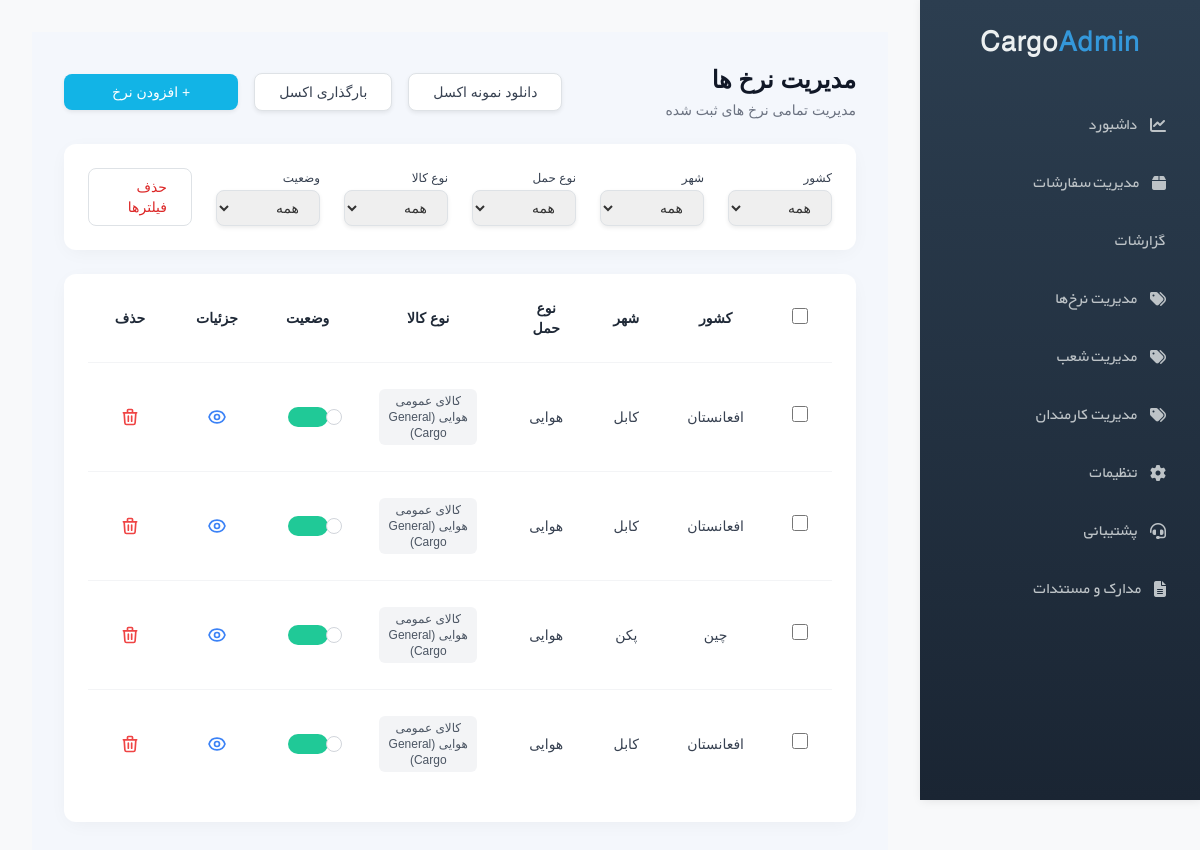
Screenshot of /panel/rates/ (signed in) with the database file from the repository.
### rates/models.py (models this page shows, shortened)
class Rate(models.Model):
    forwarder = models.ForeignKey(
        'forwarders.ForwarderCompany',
        on_delete=models.CASCADE,
        null=True,
        blank=True,
        related_name='rates',
        verbose_name="شرکت فورواردر"
    )
    shipping_procedure = models.CharField(
        max_length=20,
        choices=ShippingProcedure.choices,
        default=ShippingProcedure.COMMERCIAL,
        verbose_name="رویه ارسال"
    )
    branch = models.ForeignKey(
        'forwarders.ForwarderBranch',
        on_delete=models.CASCADE,
        null=True,
        blank=True,
        related_name='rates',
        verbose_name="شعبه فورواردر"
    )
    transport_mode = models.CharField(
        max_length=20,
        choices=TransportMode.choices,
        verbose_name="روش حمل"
    )
    origin_country = models.ForeignKey(
        'locations.Country',
        on_delete=models.PROTECT,
        related_name='origin_rates',
        verbose_name="کشور مبدا",
        null=True,
        blank=True,
    )
    origin_province = models.ForeignKey(
        'locations.Province',
        on_delete=models.PROTECT,
        related_name='origin_rates',
        verbose_name="استان مبدا"
    )
    origin_city = models.ForeignKey(
        'locations.City',
        on_delete=models.PROTECT,
        related_name='origin_rates',
        verbose_name="شهر مبدا"
    )
    cargo_types = models.ManyToManyField(
        CargoType,
        verbose_name="نوع کالا (دسته‌های تحت پوشش)",
        related_name="rates",
        blank=True
    )
    destination_country = models.ForeignKey(
        'locations.Country',
        on_delete=models.PROTECT,
        related_name='destination_rates',
        verbose_name="کشور مقصد"
    )
    destination_city = models.ForeignKey(
        'locations.DestinationCity',
        on_delete=models.PROTECT,
        related_name='destination_rates',
        verbose_name="شهر مقصد"
    )
    destination_port = models.ForeignKey(
        'locations.Port',
        on_delete=models.PROTECT,
        related_name='destination_rates',
        verbose_name="پورت/فرودگاه مقصد"
    )
    is_active = models.BooleanField(
        default=True,
        verbose_name="وضعیت فعال بودن"
    )
    valid_until = models.DateField(
        verbose_name="تاریخ اعتبار"
    )
    packaging_charge_type = models.CharField(
        max_length=20,
        choices=ExtraChargeType.choices,
        default=ExtraChargeType.NOT_AVAILABLE,
        verbose_name="نوع هزینه بسته‌بندی"
    )
    packaging_price = models.DecimalField(
        max_digits=12,
        decimal_places=2,
        default=0,
        verbose_name="مبلغ بسته‌بندی"
    )
    doorstep_packaging_charge_type = models.CharField(
        max_length=20,
        choices=ExtraChargeType.choices,
        default=ExtraChargeType.NOT_AVAILABLE,
        verbose_name="نوع هزینه تحویل و بسته‌بندی درب محل"
    )
    doorstep_packaging_price = models.DecimalField(
        max_digits=12,
        decimal_places=2,
        default=0,
        verbose_name="مبلغ تحویل و بسته‌بندی درب محل"
    )
    add_vat = models.BooleanField(
        default=False,
        verbose_name="افزودن ۱۰٪ ارزش افزوده به نرخ‌ها"
    )
    created_at = models.DateTimeField(auto_now_add=True, verbose_name="تاریخ ایجاد")
    updated_at = models.DateTimeField(auto_now=True, verbose_name="تاریخ بروزرسانی")
    class Meta:
        verbose_name = "نرخ پایه"
        verbose_name_plural = "نرخ‌های پایه"

class CargoType(models.Model):
    name = models.CharField(max_length=100, verbose_name="عنوان دسته اصلی کالا")
    transport_mode = models.CharField(
        max_length=20,
        choices=TransportMode.choices,
        verbose_name="وابسته به روش حمل"
    )
    class Meta:
        verbose_name = "نوع کالا (دسته اصلی)"
        verbose_name_plural = "انواع کالا (دسته‌های اصلی)"

### locations/models.py (models this page shows, shortened)
class Country(TimeStampedModel):
    name = models.CharField(max_length=100, unique=True)
    code = models.CharField(max_length=3, unique=True)  # ISO 3166-1 alpha-3
    is_active = models.BooleanField(default=True)
    class Meta:
        verbose_name = "کشور"
        verbose_name_plural = "کشورها"

class DestinationCity(TimeStampedModel):
    country = models.ForeignKey(Country, on_delete=models.PROTECT, related_name="cities")
    name = models.CharField(max_length=100)
    is_active = models.BooleanField(default=True)
    class Meta:
        unique_together = ("country", "name")
        verbose_name = "شهر مقصد"
        verbose_name_plural = "شهرهای مقصد"

### panel/views.py (the view)
# urls.py: path('rates/', views.rate_list_view, name='rate_list'),
@login_required
@forwarder_required
def rate_list_view(request):
    forwarder_company = getattr(request.user, 'forwarder_company', None)
    if forwarder_company:
        rates = Rate.objects.filter(forwarder=forwarder_company).select_related(
            'destination_country', 'destination_city', 'destination_port'
        ).prefetch_related('cargo_types').order_by('-created_at')
        country_id = request.GET.get('country')
        city_id = request.GET.get('city')
        mode = request.GET.get('mode')
        cargo_id = request.GET.get('cargo')
        status = request.GET.get('status')
        if country_id:
            rates = rates.filter(destination_country_id=country_id)
        if city_id:
            rates = rates.filter(destination_city_id=city_id)
        if mode:
            rates = rates.filter(transport_mode=mode)
        if cargo_id:
            rates = rates.filter(cargo_types__id=cargo_id)
        if status in ['active', 'inactive']:
            rates = rates.filter(is_active=(status == 'active'))
        filter_countries = Rate.objects.filter(forwarder=forwarder_company, destination_country__isnull=False).values('destination_country__id', 'destination_country__name').distinct()
        filter_cities = Rate.objects.filter(forwarder=forwarder_company, destination_city__isnull=False).values('destination_city__id', 'destination_city__name').distinct()
        filter_cargos = CargoType.objects.filter(rates__forwarder=forwarder_company).distinct()
        transport_modes = []
        mode_choices = dict(Rate._meta.get_field('transport_mode').choices)
        used_modes = Rate.objects.filter(forwarder=forwarder_company).values_list('transport_mode', flat=True).distinct()
        for m in used_modes:
            if m in mode_choices:
                transport_modes.append({'id': m, 'name': mode_choices[m]})
    else:
        rates = []
        filter_countries = filter_cities = filter_cargos = transport_modes = []
    context = {
        'rates': rates,
        'filter_countries': filter_countries,
        'filter_cities': filter_cities,
        'filter_cargos': filter_cargos,
        'transport_modes': transport_modes,
    }
    return render(request, 'forwarder_panel/rate_list.html', context)

### templates/forwarder_panel/rate_list.html (shortened to what this page needs)
{% extends 'forwarder_panel/base.html' %}
{% load static %}
{% block content %}
<script src="https://cdn.tailwindcss.com"></script>
<div class="p-8 bg-[#f4f7fc] min-h-screen rtl font-vazir" dir="rtl">
    <div class="flex justify-between items-center mb-6">
        <div class="text-right">
            <h1 class="text-2xl font-bold text-[#111827] mb-1">مدیریت نرخ ها</h1>
            <p class="text-sm text-gray-500">مدیریت تمامی نرخ های ثبت شده</p>
        </div>
        <div class="flex items-center gap-3">
            <a href="{% url 'forwarder_panel:rate_download_template' %}" class="px-4 py-2 bg-white border border-gray-200 text-gray-700 rounded-lg shadow-sm hover:bg-gray-50 text-sm transition-colors">
                دانلود نمونه اکسل
            </a>
            <form action="{% url 'forwarder_panel:rate_bulk_upload' %}" method="POST" enctype="multipart/form-data" id="excel-upload-form" class="m-0">
                <label class="cursor-pointer px-4 py-2 bg-white border border-gray-200 text-gray-700 rounded-lg shadow-sm hover:bg-gray-50 text-sm transition-colors flex items-center justify-center m-0">
                    <span>بارگذاری اکسل</span>
                </label>
            </form>
            <a href="{% url 'forwarder_panel:rate_create' %}" class="px-5 py-2 bg-[#12b4e6] text-white rounded-lg shadow-sm hover:bg-[#0da0cc] text-sm font-medium flex items-center gap-2 transition-colors">
                + افزودن نرخ
            </a>
        </div>
    </div>
    <div class="bg-white rounded-xl shadow-[0_4px_20px_-4px_rgba(0,0,0,0.05)] p-4 mb-6">
        <form id="filter-form" method="GET" class="grid grid-cols-1 md:grid-cols-6 gap-4 items-end">
            <div>
                <label class="block text-xs font-medium text-gray-700 mb-1">کشور</label>
                <select name="country" class="w-full text-sm border-gray-300 rounded-lg shadow-sm focus:border-blue-500 focus:ring-blue-500 py-2 px-3 border filter-select">
                    <option value="">همه</option>
                </select>
            </div>
            <div>
                <label class="block text-xs font-medium text-gray-700 mb-1">شهر</label>
                <select name="city" class="w-full text-sm border-gray-300 rounded-lg shadow-sm focus:border-blue-500 focus:ring-blue-500 py-2 px-3 border filter-select">
                    <option value="">همه</option>
                </select>
            </div>
            <div>
                <label class="block text-xs font-medium text-gray-700 mb-1">نوع حمل</label>
                <select name="mode" class="w-full text-sm border-gray-300 rounded-lg shadow-sm focus:border-blue-500 focus:ring-blue-500 py-2 px-3 border filter-select">
                    <option value="">همه</option>
                </select>
            </div>
            <div>
                <label class="block text-xs font-medium text-gray-700 mb-1">نوع کالا</label>
                <select name="cargo" class="w-full text-sm border-gray-300 rounded-lg shadow-sm focus:border-blue-500 focus:ring-blue-500 py-2 px-3 border filter-select">
                    <option value="">همه</option>
                </select>
            </div>
            <div>
                <label class="block text-xs font-medium text-gray-700 mb-1">وضعیت</label>
                <select name="status" class="w-full text-sm border-gray-300 rounded-lg shadow-sm focus:border-blue-500 focus:ring-blue-500 py-2 px-3 border filter-select">
                    <option value="">همه</option>
                </select>
            </div>
            <div>
                <a href="{% url 'forwarder_panel:rate_list' %}" class="w-full inline-flex justify-center items-center py-2 px-4 border border-red-200 text-red-600 rounded-lg hover:bg-red-50 text-sm font-medium transition-colors">
                    حذف فیلترها
                </a>
            </div>
        </form>
    </div>
    <div class="bg-white rounded-xl shadow-[0_4px_20px_-4px_rgba(0,0,0,0.05)] py-6 px-4">
        <div class="overflow-x-auto">
            <table class="w-full text-center border-collapse">
                <thead>
                    <tr class="border-b border-gray-100">
                        <th class="pb-4 px-4 text-gray-800 font-semibold text-sm w-12">
                            <input type="checkbox" id="select-all-checkbox" class="w-4 h-4 text-blue-600 bg-gray-100 border-gray-300 rounded focus:ring-blue-500 cursor-pointer">
                        </th>
                        <th class="pb-4 px-4 text-gray-800 font-semibold text-sm">کشور</th>
                        <th class="pb-4 px-4 text-gray-800 font-semibold text-sm">شهر</th>
                        <th class="pb-4 px-4 text-gray-800 font-semibold text-sm">نوع حمل</th>
                        <th class="pb-4 px-4 text-gray-800 font-semibold text-sm">نوع کالا</th>
                        <th class="pb-4 px-4 text-gray-800 font-semibold text-sm">وضعیت</th>
                        <th class="pb-4 px-4 text-gray-800 font-semibold text-sm">جزئیات</th>
                        <th class="pb-4 px-4 text-gray-800 font-semibold text-sm">حذف</th>
                    </tr>
                </thead>
                <tbody class="divide-y divide-gray-100">
                    {% for rate in rates %}
                    <tr class="hover:bg-gray-50/50 transition-colors">
                        <td class="py-4 px-4">
                            <input type="checkbox" class="rate-checkbox w-4 h-4 text-blue-600 bg-gray-100 border-gray-300 rounded focus:ring-blue-500 cursor-pointer" value="{{ rate.id }}">
                        </td>
                        <td class="py-4 px-4 text-gray-700 text-sm font-medium">{{ rate.destination_country.name|default:"-" }}</td>
                        <td class="py-4 px-4 text-gray-700 text-sm font-medium">{{ rate.destination_city.name|default:"-" }}</td>
                        <td class="py-4 px-4 text-gray-700 text-sm font-medium">{{ rate.get_transport_mode_display }}</td>
                        <td class="py-4 px-4 text-gray-700 text-sm font-medium">
                            {% for cargo in rate.cargo_types.all %}
                                <span class="inline-block bg-gray-100 text-gray-600 px-2 py-1 rounded text-xs m-0.5">{{ cargo.name }}</span>
                            {% empty %}
                                عمومی
                            {% endfor %}
                        </td>
                        <td class="py-4 px-4">
                            <div class="flex justify-center items-center">
                                <label class="relative inline-flex items-center cursor-pointer">
                                    <div class="w-10 h-5 bg-gray-200 peer-focus:outline-none rounded-full peer peer-checked:after:translate-x-full peer-checked:after:-translate-x-[100%] after:content-[''] after:absolute after:top-[2px] after:right-[2px] after:bg-white after:border-gray-300 after:border after:rounded-full after:h-4 after:w-4 after:transition-all peer-checked:bg-[#20c997]"></div>
                                </label>
                            </div>
                        </td>
                        <td class="py-4 px-4">
                            <div class="flex justify-center items-center">
                                <a href="{% url 'forwarder_panel:rate_detail' rate.id %}" class="text-blue-500 hover:text-blue-700 mx-2 transition-colors" title="مشاهده و ویرایش">
                                </a>
                            </div>
                        </td>
                        <td class="py-4 px-4">
                            <div class="flex justify-center items-center">
                                <button type="button" class="delete-rate-btn text-red-500 hover:text-red-700 mx-2 transition-colors" data-url="{% url 'forwarder_panel:delete_rate' rate.id %}" title="حذف نرخ">
                                    <svg xmlns="http://www.w3.org/2000/svg" class="h-5 w-5" fill="none" viewBox="0 0 24 24" stroke="currentColor">
                                        <path stroke-linecap="round" stroke-linejoin="round" stroke-width="2" d="M19 7l-.867 12.142A2 2 0 0116.138 21H7.862a2 2 0 01-1.995-1.858L5 7m5 4v6m4-6v6m1-10V4a1 1 0 00-1-1h-4a1 1 0 00-1 1v3M4 7h16" />
                                    </svg>
                                </button>
                            </div>
                        </td>
                    </tr>
                    {% empty %}
                    <tr>
                        <td colspan="8" class="py-10 text-center text-gray-500 text-sm">
                            داده‌ای برای نمایش وجود ندارد.
                        </td>
                    </tr>
                    {% endfor %}
                </tbody>
            </table>
        </div>
    </div>
</div>
{% endblock %}

### static/css/base_panel_style.css (style rules this page uses)
* { margin: 0; padding: 0; box-sizing: border-box; }
body { font-family: 'BYekan', Tahoma, Arial, sans-serif; background: #f8f9fa; color: #333; }

### templates/forwarder_panel/rate_list.html (style rules this page uses)
.font-vazir { font-family: 'Vazir', sans-serif; }

### rows the page displays
Rate: destination_country.name "افعانستان", destination_city.name "کابل", transport_mode "هوایی"
CargoType: name "کالای عمومی هوایی (General Cargo)"
Rate: destination_country.name "افعانستان", destination_city.name "کابل", transport_mode "هوایی"
Rate: destination_country.name "چین", destination_city.name "پکن", transport_mode "هوایی"
Rate: destination_country.name "افعانستان", destination_city.name "کابل", transport_mode "هوایی"
